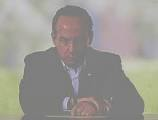
#> input picture taller2/opaca.jpg, 158 x 120 px
$ python punto4B.py   (older library calls are emulated)
#> lines starting #> are read from the running program, lines starting #| are printed output that depends on the picture; after the words box and inside, x2 and y2 are one past the last pixel; in counts of white or black regions, pixels touching at a corner belong together
### taller2/funciones.py
# -*- coding: utf-8 -*-
"""
Created on Tue Aug 28 16:39:39 2018

@author: Manuel Andres Sanchez Muñoz

Funciones

"""
import numpy as np
import scipy.signal as sg
import math

# [18 lines left out: functions my_gamma, grayWhite, grayBlack, not called in this run]

def my_hist(im):
    [row, col] = im.shape;
    vec = np.zeros(256)
    print(vec.shape)
    for i in range(0,row-1):
        for j in range(0,col-1):
            valor = im[i,j]
            vec[valor] = vec[valor] + 1
    return vec

def my_equal(im,h):
    [row, col] = im.shape;
    n = row*col
    p = h/n
    s = np.cumsum(p)
    k = s*255
    im2=im
    for i in range(0,row-1):
        for j in range(0,col-1):
            valor = im[i,j]
            im2[i,j]=k[valor]
    return im2

def rgb2ycbcr(im):
    xform = np.array([[.299, .587, .114], [-.169, -.331, .5], [.5, -.419, -.081]])
    ycbcr = im.dot(xform.T)
    ycbcr[:,:,[1,2]] += 128
    return np.double(ycbcr)

def ycbcr2rgb(im):
    xform = np.array([[1, 0, 1.403], [1, -0.344, -.714], [1, 1.773, 0]])
    rgb = im.astype(np.float)
    rgb[:,:,[1,2]] -= 128
    rgb = rgb.dot(xform.T)
    np.putmask(rgb, rgb > 255, 255)
    np.putmask(rgb, rgb < 0, 0)
    return np.uint8(rgb)

# [57 lines left out: functions my_linealTrozos, logarithm, negative, my_mse, my_medianfilter, my_gradient and 2 more, not called in this run]

def my_rgb2cmy(im):
    CMY = 255-im
    return CMY

def my_cmy2rgb(im):
    RGB = 255-im
    return RGB

# [71 lines left out: functions my_mseRGB, my_threshold, rgb2hsi, hsi2rgb, not called in this run]


### taller2/punto4B.py
# -*- coding: utf-8 -*-
"""
Created on Sat Oct 06 19:53:35 2018

@author: Manuel Andres Sanchez Muñoz
"""

import numpy as np
from PIL import Image
import matplotlib.pyplot as plt
import funciones as fun

image = Image.open('opaca.jpg').convert('RGB')
#> image is the input picture: PIL image 158x120 RGB; mean R, G, B 155.8, 153.3, 147.2
plt.figure()
plt.gray()
plt.imshow(image)
plt.title('Imagen Original')

Viewimagedouble = np.double(image)
returnImage3 = fun.rgb2ycbcr(Viewimagedouble)
#> in rgb2ycbcr, `ycbcr = im.dot(xform.T)`:
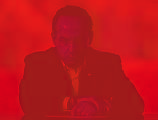
#> ycbcr: shape (120, 158, 3) float64; mean R, G, B 153.4, -3.5, 1.7; drawn with min black and max white
#> in rgb2ycbcr, `ycbcr[:,:,[1,2]] += 128`:
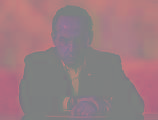
#> ycbcr: shape (120, 158, 3) float64; mean R, G, B 153.4, 124.5, 129.7
Y =  returnImage3[:,:,0]
Yi = np.uint8(255*Y/Y.max())
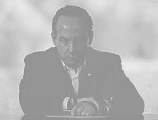
#> Yi: shape (120, 158); min 127, max 254, mean 180.7
h = fun.my_hist(Yi)
#> after the loop in my_hist, `for i in range(0,row-1):`: vec = 256 values, max 2515 at index 150, min 0 at index 0, mean 72.98
#> h has the same summary as vec in my_hist
Yeq = fun.my_equal(Yi, h)
#> in my_equal, `p = h/n`: p = 256 values, max 0.133 at index 150, min 0 at index 0, mean 0.00385
#> in my_equal, `s = np.cumsum(p)`: s = 256 values from 0 to 0.985
#> in my_equal, `k = s*255`: k = 256 values from 0 to 251.3
#> after the loop in my_equal, `for i in range(0,row-1):`:
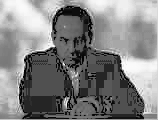
#> im2: shape (120, 158); min 0, max 251, mean 130.2
returnImage3[:,:,0] = Yeq
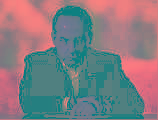
#> returnImage3: shape (120, 158, 3) float64; mean R, G, B 130.2, 124.5, 129.7
sendImage = np.double(returnImage3)
previousImage = fun.ycbcr2rgb(sendImage)
#> in ycbcr2rgb, `rgb[:,:,[1,2]] -= 128`:
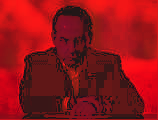
#> rgb: shape (120, 158, 3) float64; mean R, G, B 130.2, -3.5, 1.7; drawn with min black and max white
#> in ycbcr2rgb, `rgb = rgb.dot(xform.T)`:
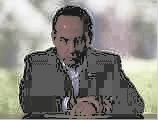
#> rgb: shape (120, 158, 3) float64; mean R, G, B 132.7, 130.2, 124.1; drawn with min black and max white
#> in ycbcr2rgb, `np.putmask(rgb, rgb > 255, 255)`: rgb: shape (120, 158, 3) float64; 0.04% of pixels changed, all inside (x1, y1, x2, y2) = (18, 41, 136, 104)
#> in ycbcr2rgb, `np.putmask(rgb, rgb < 0, 0)`: rgb: shape (120, 158, 3) float64; mean R, G, B 132.7, 130.2, 124.1
finalImage = np.uint8(previousImage)
plt.figure()
plt.gray()
plt.imshow(finalImage)
plt.title('Imagen Ecualizada YcbCr')

$ run again, with taller2/build.jpg copied over taller2/opaca.jpg
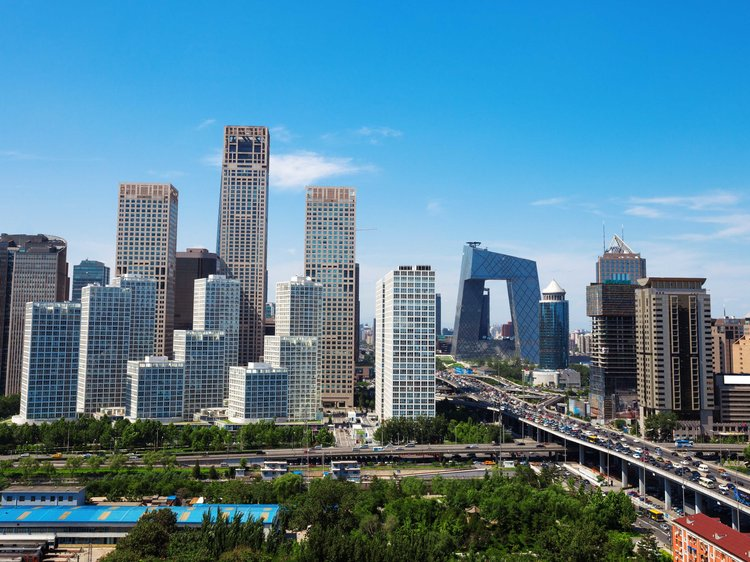
#> input picture taller2/build.jpg, 750 x 562 px
#> image is the input picture: PIL image 750x562 RGB; mean R, G, B 87.4, 130.2, 151.5
#> `Y =  returnImage3[:,:,0]`:
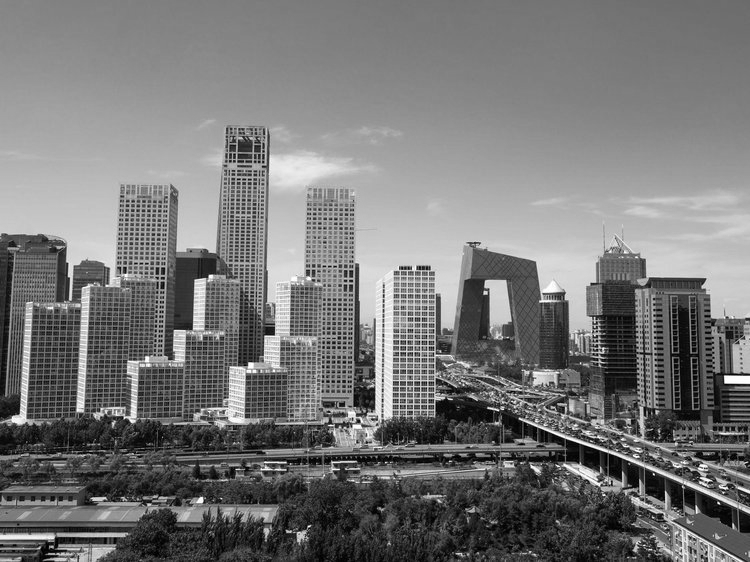
#> Y: shape (562, 750) float64; min 0, max 255, mean 119.8
#> after the loop in my_hist, `for i in range(0,row-1):`: vec = 256 values, max 4728 at index 127, min 18 at index 255, mean 1641.4
#> h has the same summary as vec in my_hist
#> p = 256 values, max 0.0112 at index 127, min 4.27e-05 at index 255, mean 0.00389
#> s = 256 values from 0.000387 to 0.997
#> k = 256 values from 0.0986 to 254.2
#> in ycbcr2rgb, `np.putmask(rgb, rgb > 255, 255)`:
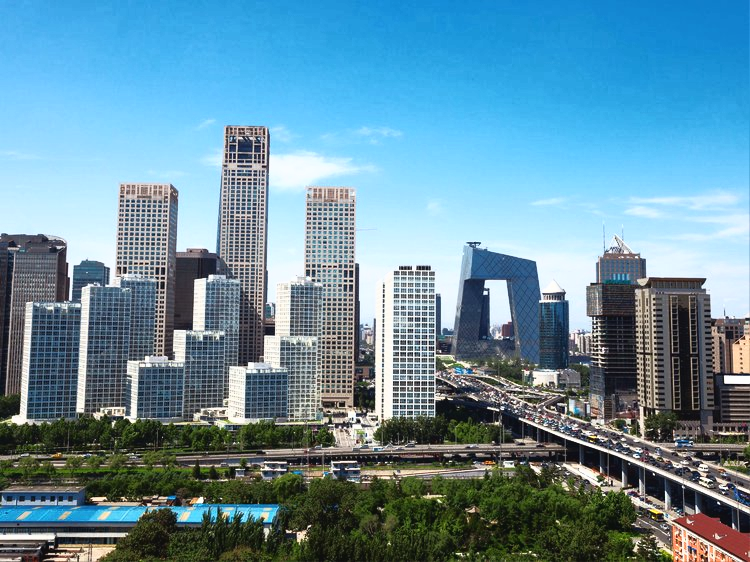
#> rgb: shape (562, 750, 3) float64; mean R, G, B 94.7, 137.5, 156.5; drawn with min black and max white
